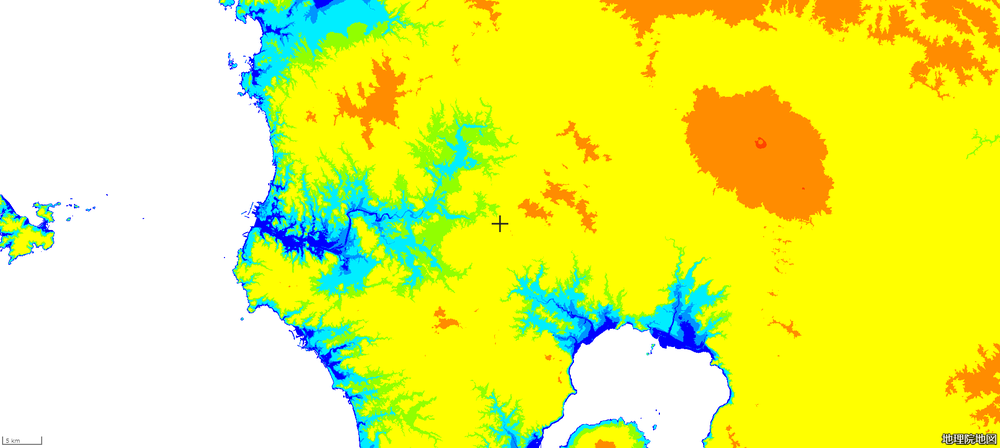
#> input picture 4color_map.png, 1000 x 448 px, shrunk from 1920 x 861 before the run, found by its file name
$ python 4color2.py
#> lines starting #> are read from the running program, lines starting #| are printed output that depends on the picture; after the words box and inside, x2 and y2 are one past the last pixel; in counts of white or black regions, pixels touching at a corner belong together
import numpy as np
import cv2
import matplotlib.pyplot as plt

#dir = "/Users/goooo/programming/test/"
dir = "/Users/USER/Desktop/4color/"
def display(img,cmap=None):
    fig = plt.figure(figsize=(10,8))
    ax = fig.add_subplot(111)
    ax.imshow(img,cmap=cmap)

coffee_img = cv2.imread(dir + "4color_map.png")
#> coffee_img is the input picture: shape (448, 1000, 3); mean B, G, R 95.7, 241.7, 230.9


# 中央値フィルターを使ったぼかしの適用
coffee_blur = cv2.medianBlur(coffee_img ,7)
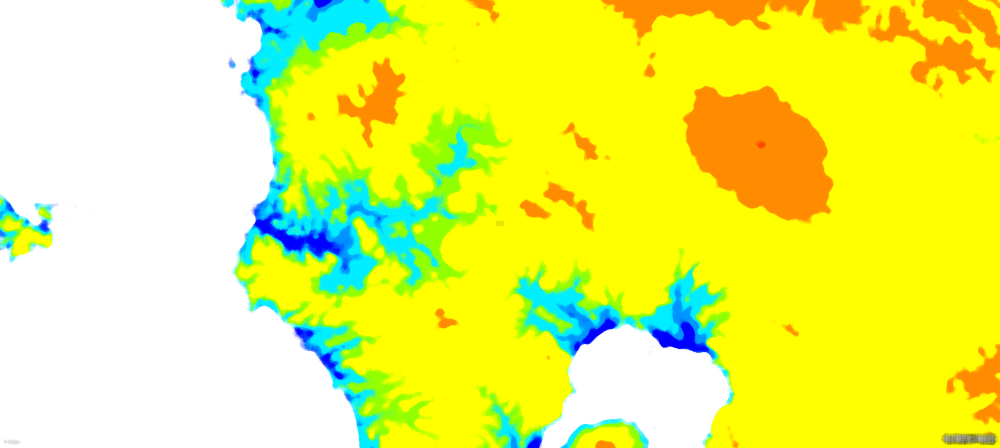
#> coffee_blur: shape (448, 1000, 3); mean B, G, R 95.5, 243.3, 231.7
display(coffee_blur)

# グレースケールに変換

gray_coffee = cv2.cvtColor(coffee_blur,cv2.COLOR_BGR2GRAY)
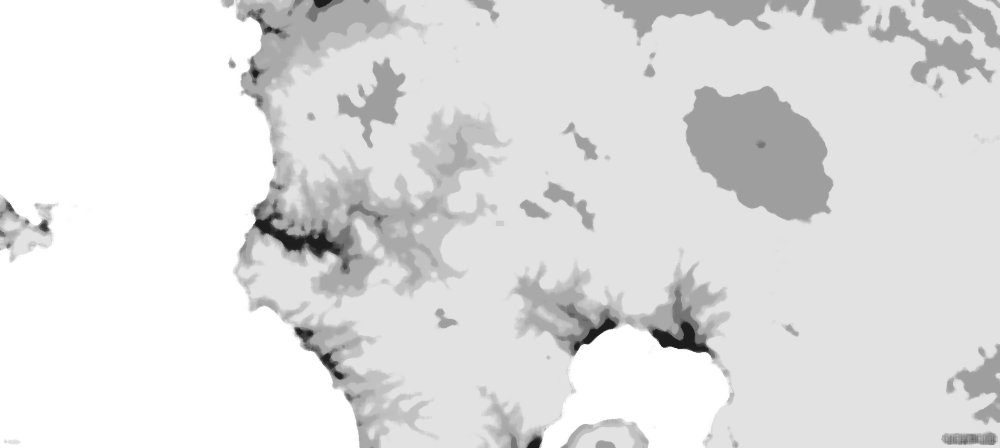
#> gray_coffee: shape (448, 1000); min 29, max 255, mean 223
display(gray_coffee,cmap='gray')

# 2値化処理
# 画像の特徴的な部分、関心のある部分を抽出するように変換する処理

ret, coffee_thresh = cv2.threshold(gray_coffee,70,255,cv2.THRESH_BINARY_INV)
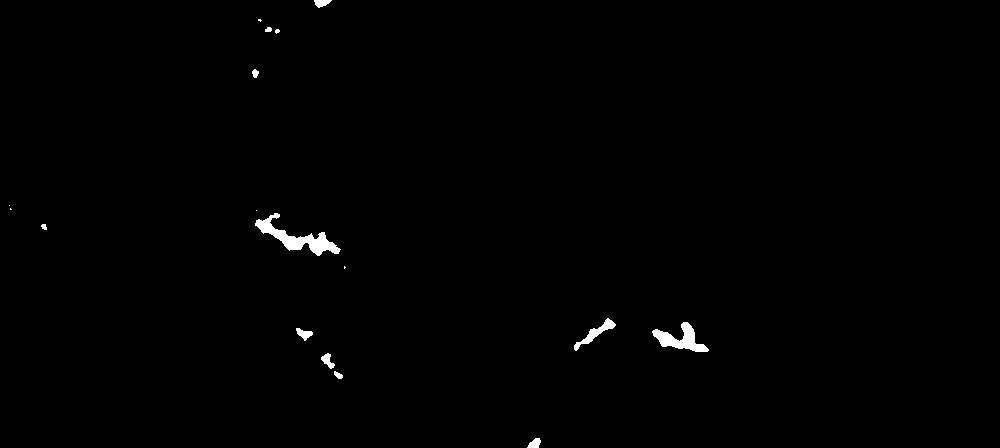
#> coffee_thresh: shape (448, 1000); 0.61% white; 17 white regions (6 under 20 px)
display(coffee_thresh,cmap='gray')

contours, hierarchy = cv2.findContours(coffee_thresh.copy(), cv2.RETR_CCOMP, cv2.CHAIN_APPROX_SIMPLE)
#> contours = 17 contours, 8 with area under 20; largest, box (x1, y1, x2, y2) and area: (255, 213, 341, 256) 979, (652, 322, 709, 352) 657, (574, 318, 616, 351) 280, (296, 328, 313, 341) 95, (321, 353, 335, 369) 90

for i in range(len(contours)):
    if hierarchy[0][i][3] == -1:
        cv2.drawContours(coffee_img, contours, i, (255, 0, 0), 5)
#> this loop made 17 passes
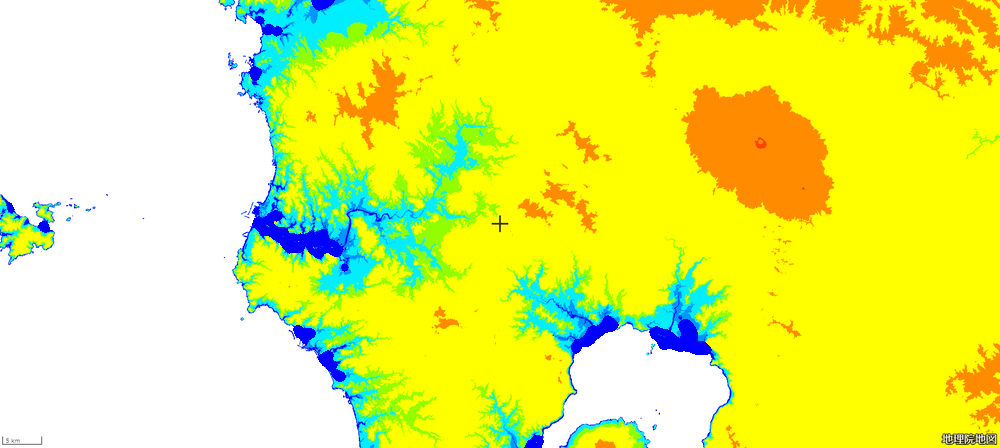
#> coffee_img: shape (448, 1000, 3); 0.88% of pixels changed, all inside (x1, y1, x2, y2) = (6, 0, 712, 448)

display(coffee_img)
print(len(contours))
#| 17
